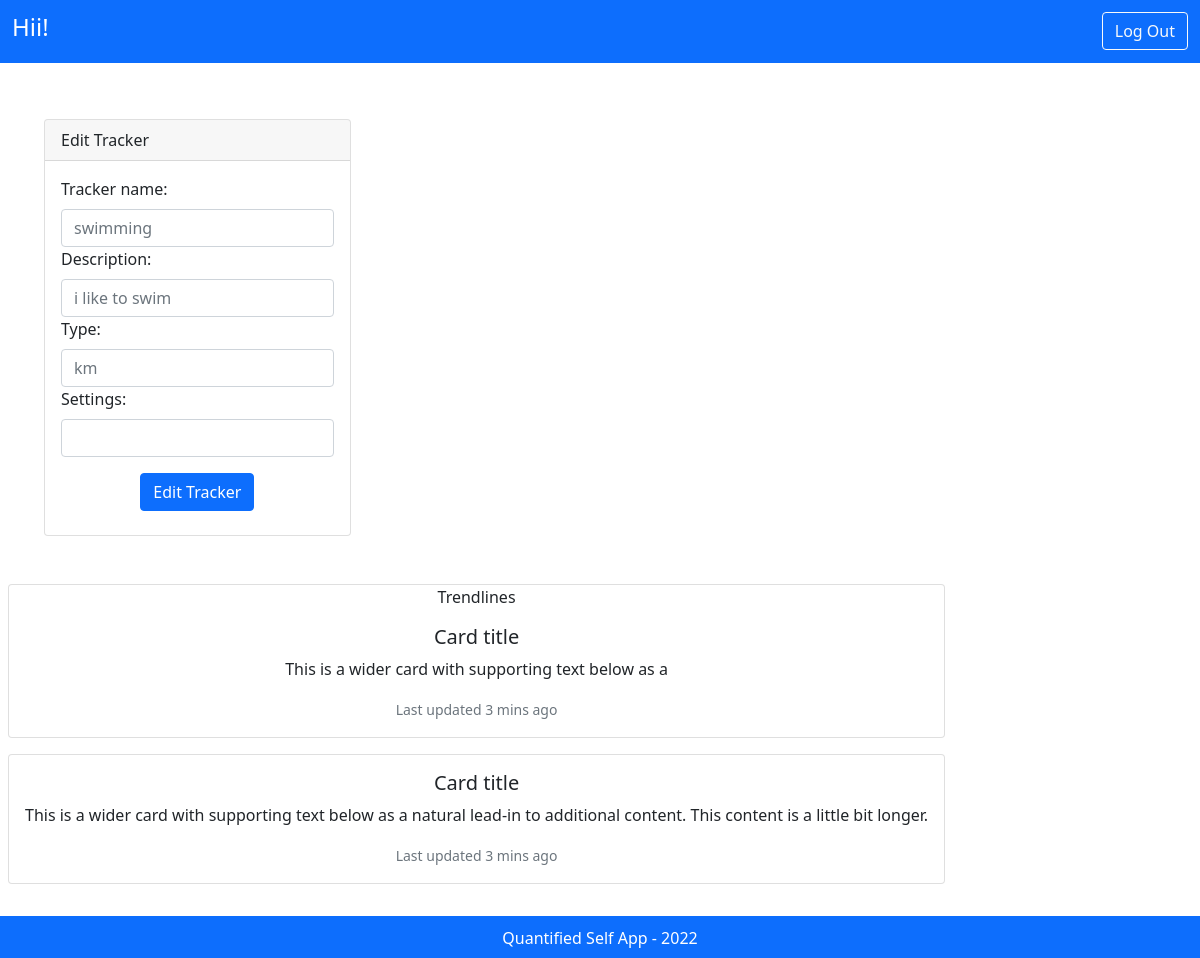
Screenshot of /tracker/1/edit with the database file from the repository.
### application/models.py (models this page shows)
class Tracker(db.Model):
	__tablename__ = 'tracker'
	tracker_id = db.Column(db.Integer, autoincrement=True, primary_key=True, unique=True , nullable=False)
	tracker_name = db.Column(db.String, nullable=False)
	tracker_description = db.Column(db.String)
	tracker_type = db.Column(db.String, nullable=False)
	tracker_settings = db.Column(db.String)
	user_id = db.Column(db.String, db.ForeignKey('user.user_id'), nullable = False)
	trackerlogs = db.relationship('TrackerLog' , backref = 'Tracker')

### application/controllers.py (the view, shortened to what this page needs)
@app.route("/tracker/<trackerid>/edit", methods = ["GET","POST"])
def edittracker(trackerid):
	if request.method == 'GET':
		trackertoedit = db.session.query(Tracker).filter(Tracker.tracker_id == trackerid).first()
		return render_template("edittracker.html", tracker = trackertoedit)

### templates/edittracker.html (shortened to what this page needs)
<!DOCTYPE html>
<html>
<!DOCTYPE html>
<html>
<head>
	<link href="https://cdn.jsdelivr.net/npm/bootstrap@5.1.3/dist/css/bootstrap.min.css" rel="stylesheet"
>
</head>
<body>
	<nav class="navbar navbar-dark bg-primary">
		<div class="container-fluid">
			<a class="navbar-brand" href="/dashboard">
				<h4>Hii! {{session.username}}</h4>
			</a>
			<a class="btn btn-outline-light" href="\logout" role="button">Log Out</a>
		</div>
	</nav>
	<div class="row p-2">
		<div class="col col-lg-4 p-5">
			<div class="card text-justify">
				<div class="card-header">Edit Tracker</div>
				<div class="card-body">
					<form action="/tracker/{{tracker['tracker_id']}}/edit" method="POST">
						<label for="trackername" class="form-label">Tracker name:</label>
						<input type="text" id="trackername" class="form-control" name="trackername"
							placeholder="{{tracker['tracker_name']}}">
						<label for="trackerdescription" class="form-label">Description:</label>
						<input type="text" id="trackerdescription" class="form-control" name="trackerdescription"
							placeholder="{{tracker['tracker_description']}}">
						<label for="trackertype" class="form-label">Type:</label>
						<input type="text" id="trackertype" class="form-control" name="trackertype"
							placeholder="{{tracker['tracker_type']}}">
						<label for="trackersettings" class="form-label">Settings:</label>
						<input type="text" id="trackersettings" class="form-control" name="trackersettings"
							placeholder="{{tracker['tracker_settings']}}">
						<div class="text-center p-2">
							<button type="submit" class="btn btn-primary">Edit Tracker</button>
						</div>
					</form>
				</div>
			</div>
		</div>
		<div class=" text-center col col-md-auto">
			<div class="card mb-3">
				<div class="card-head">Trendlines</div>
				<div class="card-body">
					<h5 class="card-title">Card title</h5>
					<p class="card-text">This is a wider card with supporting text below as a</p>
					<p class="card-text"><small class="text-muted">Last updated 3 mins ago</small></p>
				</div>
			</div>
			<div class="card">
				<div class="card-body">
					<h5 class="card-title">Card title</h5>
					<p class="card-text">This is a wider card with supporting text below as a natural lead-in to additional
						content. This content is a little bit longer.</p>
					<p class="card-text"><small class="text-muted">Last updated 3 mins ago</small></p>
				</div>
			</div>
		</div>
	</div>
	<br>
	<br>
	<footer class="footer mt-auto py-2 bg-primary p-2">
		<div class="container text-center">
			<span class="text-white align-middle ">Quantified Self App - 2022</span>
		</div>
	</footer>
</body>
</html>

### rows the page displays
Tracker: trackername "swimming", trackerdescription "i like to swim", trackertype "km"
